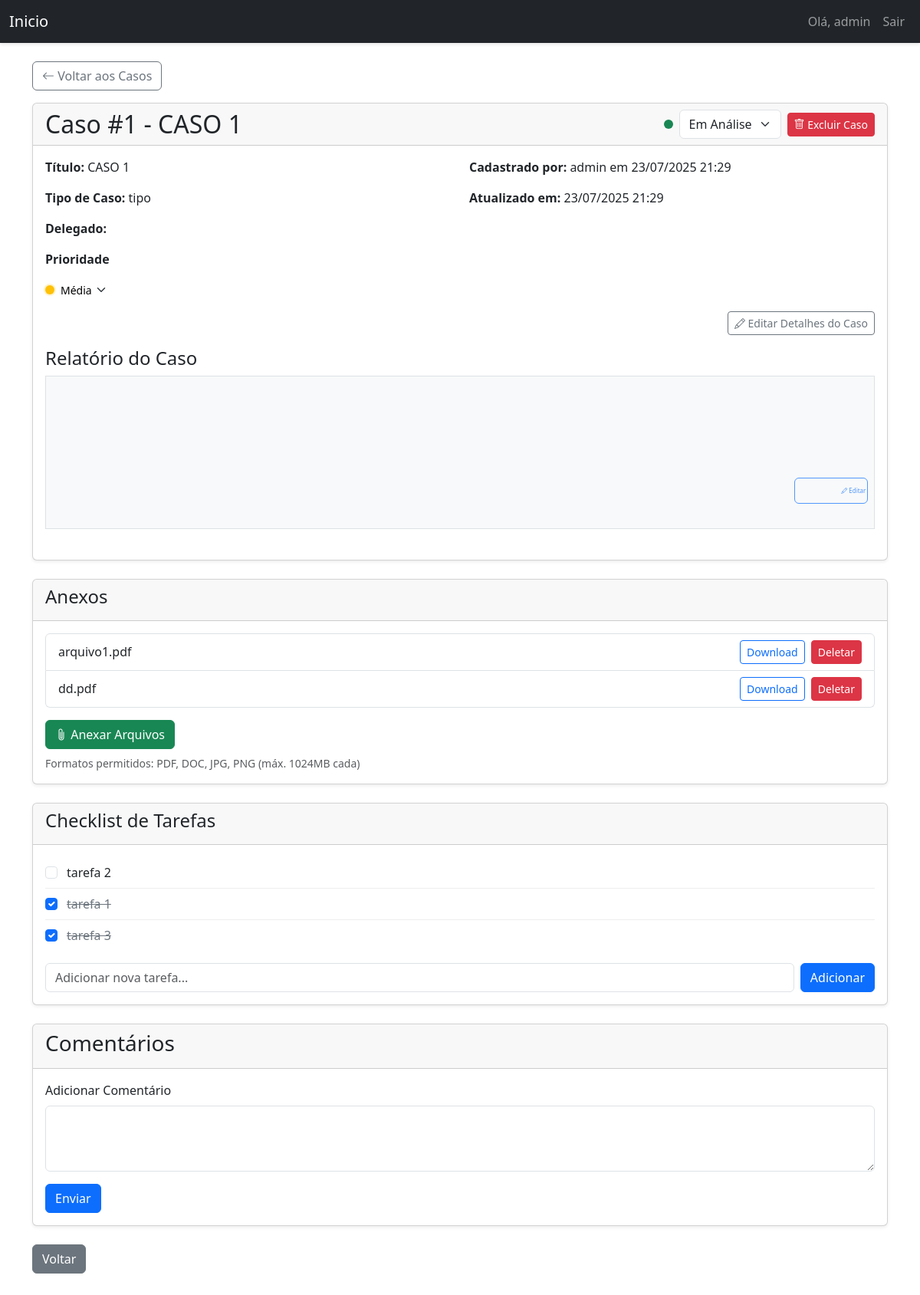
The page /ticket/1 (signed in) on the database as committed earlier.
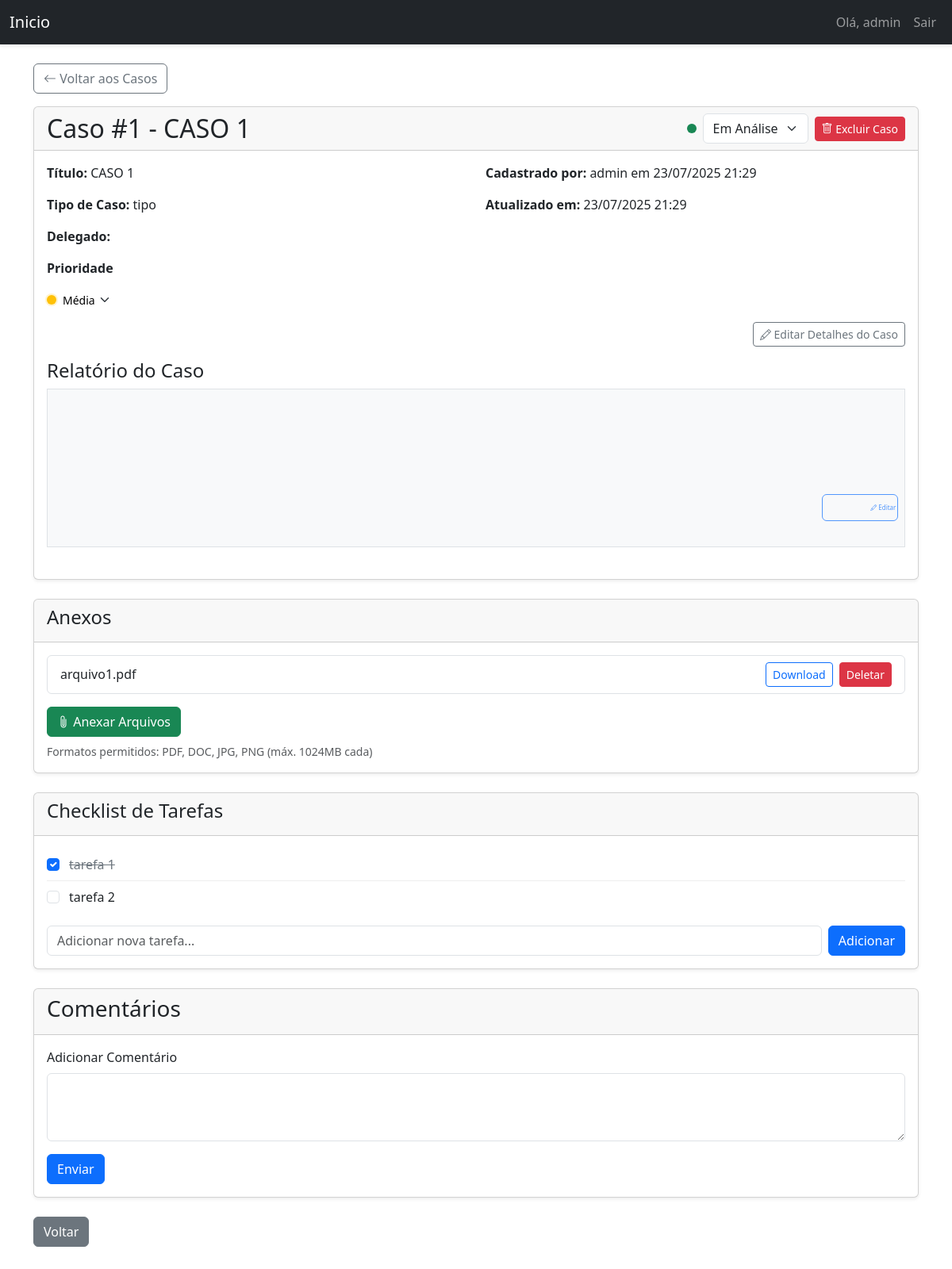
The same page on the database as committed later.
### models.py (models this page shows, shortened)
class User(UserMixin, db.Model):
    id = db.Column(db.Integer, primary_key=True)
    username = db.Column(db.String(64), index=True, unique=True)
    email = db.Column(db.String(120), index=True, unique=True)
    password_hash = db.Column(db.String(128))
    is_admin = db.Column(db.Boolean, default=False)
    tickets = db.relationship('Ticket', backref='author', lazy='dynamic', cascade="all, delete-orphan")
    comments = db.relationship('Comment', backref='author', lazy='dynamic', cascade="all, delete-orphan")
    attachments = db.relationship('Attachment', backref='author', lazy='dynamic')
    appointments = db.relationship('Appointment', backref='user', lazy='dynamic', cascade="all, delete-orphan")

class Ticket(db.Model):
    id = db.Column(db.Integer, primary_key=True)
    title = db.Column(db.String(140))
    description = db.Column(db.Text)
    case_number = db.Column(db.String(50))
    status = db.Column(db.String(20), default='Em Análise')
    priority = db.Column(db.String(20), default='Média')
    created_at = db.Column(db.DateTime, index=True, default=datetime.utcnow)
    updated_at = db.Column(db.DateTime, index=True, default=datetime.utcnow)
    user_id = db.Column(db.Integer, db.ForeignKey('user.id'))
    delegado = db.Column(db.String(100))
    comments = db.relationship('Comment', backref='ticket', lazy='dynamic', cascade="all, delete-orphan")
    attachments = db.relationship('Attachment', backref='ticket', lazy='dynamic', cascade="all, delete-orphan")
    todos = db.relationship('TodoItem', backref='ticket', lazy='dynamic', cascade="all, delete-orphan")

class Attachment(db.Model):
    id = db.Column(db.Integer, primary_key=True)
    filename = db.Column(db.String(100), nullable=False)
    path = db.Column(db.String(200), nullable=False)  # A coluna se chama 'path'
    position = db.Column(db.Integer, default=0)
    uploaded_at = db.Column(db.DateTime, default=datetime.utcnow)
    user_id = db.Column(db.Integer, db.ForeignKey('user.id'), nullable=False)
    ticket_id = db.Column(db.Integer, db.ForeignKey('ticket.id'), nullable=True)
    comment_id = db.Column(db.Integer, db.ForeignKey('comment.id'), nullable=True)

class TodoItem(db.Model):
    __tablename__ = 'todo_item'
    id = db.Column(db.Integer, primary_key=True)
    content = db.Column(db.String(300), nullable=False)
    is_completed = db.Column(db.Boolean, default=False, nullable=False)
    created_at = db.Column(db.DateTime, default=datetime.utcnow)
    position = db.Column(db.Integer, default=0, nullable=False)
    ticket_id = db.Column(db.Integer, db.ForeignKey('ticket.id'), nullable=False)

### triagem/routes/ticket.py (the view)
@ticket_bp.route('/<int:ticket_id>')
@login_required
def view_ticket(ticket_id):
    ticket = Ticket.query.get_or_404(ticket_id)
    comments = ticket.comments.order_by(Comment.created_at).all()
    todos = ticket.todos.order_by(TodoItem.position.asc()).all()
    return render_template('ticket.html', ticket=ticket, comments=comments, todos=todos)

### triagem/templates/ticket.html (shortened to what this page needs)
{% extends "base.html" %}
{% block styles %}
{{ super() }}
<link rel="stylesheet" href="{{ url_for('static', filename='css/ticket.css') }}">
{% endblock %}
{% block content %}
<div id="ticket-container"
     data-ticket-id="{{ ticket.id }}"
     data-reorder-url="{{ url_for('ticket.reorder_attachments', ticket_id=ticket.id) }}"
     data-rename-url="{{ url_for('ticket.rename_attachment', ticket_id=ticket.id) }}"
     data-add-todo-url="{{ url_for('ticket.add_todo', ticket_id=ticket.id) }}"
     data-update-todo-url-base="/ticket/todos"
     data-delete-todo-url-base="/ticket/todos"
     data-reorder-todos-url="{{ url_for('ticket.reorder_todos', ticket_id=ticket.id) }}">
    <div class="mb-3">
        <a href="{{ url_for('dashboard.dashboard') }}" class="btn btn-outline-secondary">
            <i class="bi bi-arrow-left"></i> Voltar aos Casos
        </a>
    </div>
    <div class="card mb-4">
        <div class="card-header d-flex flex-column flex-sm-row justify-content-between align-items-start align-items-sm-center">
            <h2 class="mb-2 mb-sm-0">Caso #{{ ticket.id }} - {{ ticket.title }}</h2>
            <div class="d-flex align-items-center gap-2">
                {% if current_user.is_admin %}
                <form id="statusForm" method="POST" action="{{ url_for('ticket.update_status', ticket_id=ticket.id) }}" class="d-flex align-items-center gap-2">
                    <div class="status-indicator {% if ticket.status == 'Em Análise' %}bg-success{% elif ticket.status == 'Em Espera' %}bg-warning{% else %}bg-secondary{% endif %}"></div>
                    <select name="status" class="form-select" onchange="this.form.submit()" style="width: auto;">
                        <option value="Em Análise" {% if ticket.status == 'Em Análise' %}selected{% endif %}>Em Análise</option>
                    </select>
                </form>
                {% endif %}
                {% if current_user.is_admin or ticket.user_id == current_user.id %}
                <form method="POST" action="{{ url_for('ticket.delete_ticket', ticket_id=ticket.id) }}">
                    <button type="submit" class="btn btn-danger btn-sm" onclick="return confirm('Tem certeza que deseja deletar este Caso permanentemente?')">
                        <i class="bi bi-trash"></i> <span class="d-none d-sm-inline">Excluir Caso</span>
                    </button>
                </form>
                {% endif %}
            </div>
        </div>
        <div class="card-body">
            <div class="row mb-3">
                <div class="col-md-6">
                    <p><strong>Título:</strong> {{ ticket.title }}</p>
                    <p><strong>Tipo de Caso:</strong> {{ ticket.case_number }}</p>
                    <p><strong>Delegado: </strong> {{ ticket.delegado }} </p>
                    <p class="d-flex align-items-center">
                        <strong class="me-2">Prioridade</strong>
                        {% if current_user.is_admin or ticket.user_id == current_user.id %}
                        <form id="priorityForm" method="POST" action="{{ url_for('ticket.update_priority', ticket_id=ticket.id) }}" class="d-inline-flex align-items-center">
                            <span class="priority-icon me-2 {% if ticket.priority == 'Alta' %}priority-high{% elif ticket.priority == 'Média' %}priority-medium{% else %}priority-low{% endif %}"></span>
                            <select name="priority" class="form-select-sm border-0 bg-transparent p-0" onchange="this.form.submit()">
                                <option value="Média" {% if ticket.priority == 'Média' %}selected{% endif %}>Média</option>
                            </select>
                        </form>
                        {% else %}
                        <span class="d-inline-flex align-items-center">
                            <span class="priority-icon me-2 {% if ticket.priority == 'Alta' %}priority-high{% elif ticket.priority == 'Média' %}priority-medium{% else %}priority-low{% endif %}"></span>
                            {{ ticket.priority }}
                        </span>
                        {% endif %}
                    </p>
                </div>
                <div class="col-md-6">
                    <p><strong>Cadastrado por:</strong> {{ ticket.author.username }}  em  {{ ticket.created_at.strftime('%d/%m/%Y %H:%M') }}</p>
                    <p><strong>Atualizado em:</strong> {{ ticket.updated_at.strftime('%d/%m/%Y %H:%M') }}</p>
                </div>
                {% if current_user.is_admin or ticket.user_id == current_user.id %}
                <div class="col-12 text-end">
                    <a href="{{ url_for('ticket.edit_ticket', ticket_id=ticket.id) }}" class="btn btn-sm btn-outline-secondary">
                        <i class="bi bi-pencil"></i> Editar Detalhes do Caso
                    </a>
                </div>
                {% endif %}
            </div>
            <div class="mb-4 position-relative">
                <h4>Relatório do Caso</h4>
                <div id="reportView" class="border p-3 bg-light text-justify" style="white-space: pre-wrap; text-align: justify; min-height: 200px; position: relative;">
                    {% if current_user.is_admin or ticket.user_id == current_user.id %}
                    <div class="position-absolute bottom-0 end-0 m-2">
                        <button class="btn btn-xs btn-outline-primary btn-edit-report" onclick="enableEdit()">
                            <i class="bi bi-pencil"></i> Editar
                        </button>
                    </div>
                    {% endif %}
                </div>
            </div>
        </div>
    </div>
    {% if ticket.attachments.count() > 0 or current_user.is_admin or ticket.user_id == current_user.id %}
    <div class="card mb-4">
        <div class="card-header">
            <h4>Anexos</h4>
        </div>
        <div class="card-body">
            {% if ticket.attachments.count() > 0 %}
            <div id="attachmentsList" class="list-group mb-3">
            {% for attachment in ticket.attachments.order_by('position') %}
            <div class="list-group-item d-flex flex-column flex-sm-row justify-content-between align-items-start align-items-sm-center attachment-item" data-id="{{ attachment.id }}">
                <div class="d-flex align-items-center mb-2 mb-sm-0 me-sm-2 flex-grow-1">
                    <span class="editable-filename" style="word-break: break-all;">
                        {{ attachment.filename }}
                    </span>
                </div>
                <div class="d-flex gap-2 mt-2 mt-sm-0 flex-wrap">
                    <a href="{{ url_for('ticket.download_attachment', attachment_id=attachment.id) }}"
                       class="btn btn-sm btn-outline-primary">Download</a>
                    <form method="POST" action="{{ url_for('ticket.delete_attachment', attachment_id=attachment.id) }}" class="d-inline">
                        <button type="submit" class="btn btn-sm btn-danger"
                                onclick="return confirm('Tem certeza que deseja deletar este anexo?')">
                            Deletar
                        </button>
                    </form>
                </div>
            </div>
            {% endfor %}
            </div>
            {% endif %}
            {% if current_user.is_admin or ticket.user_id == current_user.id %}
            <form id="addAttachmentForm" method="POST" action="{{ url_for('ticket.add_ticket_attachment', ticket_id=ticket.id) }}" enctype="multipart/form-data">
                <label for="ticket_attachments" class="btn btn-success">
                    <i class="bi bi-paperclip"></i> Anexar Arquivos
                </label>
                <div id="attachment-upload-status" class="form-text mt-2">
                    Formatos permitidos: PDF, DOC, JPG, PNG (máx. 1024MB cada)
                </div>
            </form>
            {% endif %}
        </div>
    </div>
    {% endif %}
    <div class="card mb-4">
        <div class="card-header">
            <h4>Checklist de Tarefas</h4>
        </div>
        <div class="card-body">
            <div id="todoListContainer">
                {% if todos %}
                    {% for todo in todos %}
                    <div class="todo-item {% if todo.is_completed %}completed{% endif %}" data-id="{{ todo.id }}">
                        <input class="form-check-input" type="checkbox" id="todo-{{ todo.id }}" {% if todo.is_completed %}checked{% endif %}>
                        <label class="form-check-label" for="todo-{{ todo.id }}">
                            {{ todo.content }}
                        </label>
                    </div>
                    {% endfor %}
                {% else %}
                    <p class="text-muted" id="no-todos-message">Nenhuma tarefa adicionada ainda.</p>
                {% endif %}
            </div>
            {% if current_user.is_admin or ticket.user_id == current_user.id %}
            <form id="addTodoForm" class="d-flex gap-2 mt-3">
                <input type="text" id="newTodoContent" class="form-control" placeholder="Adicionar nova tarefa..." required>
                <button type="submit" class="btn btn-primary">Adicionar</button>
            </form>
            {% endif %}
        </div>
    </div>
    <div class="card mb-4">
        <div class="card-header">
            <h3>Comentários</h3>
        </div>
        <div class="card-body">
           <form method="POST" action="{{ url_for('ticket.add_comment', ticket_id=ticket.id) }}">
             <div class="mb-3">
                <label for="content" class="form-label">Adicionar Comentário</label>
                <textarea class="form-control" id="content" name="content" rows="3" required></textarea>
            </div>
            <button type="submit" class="btn btn-primary">Enviar</button>
            </form>
        </div>
    </div>
    <a href="{{ url_for('dashboard.dashboard') }}" class="btn btn-secondary">Voltar</a>
</div>
{% endblock %}

### triagem/templates/base.html (shortened to what this page needs)
<!DOCTYPE html>
<html lang="pt-BR">
<head>
    {% block styles %}
        <link rel="stylesheet" href="https://cdn.jsdelivr.net/npm/bootstrap-icons@1.8.0/font/bootstrap-icons.css">
        <link rel="stylesheet" href="{{ url_for('static', filename='css/triagem.css') }}">
        <link href="https://cdn.jsdelivr.net/npm/bootstrap@5.3.0/dist/css/bootstrap.min.css" rel="stylesheet">
    {% endblock %}
</head>
<body>
    <nav class="navbar navbar-expand-lg navbar-dark bg-dark">
        <div class="container-fluid">
            <a class="navbar-brand" href="{{ url_for('main.index') }}">Inicio</a>
            <div class="collapse navbar-collapse" id="navbarNav">
                <ul class="navbar-nav ms-auto">
                    {% if current_user.is_authenticated %}
                    <li class="nav-item">
                        <span class="nav-link">Olá, {{ current_user.username }}</span>
                    </li>
                    <li class="nav-item">
                        <a class="nav-link" href="{{ url_for('auth.logout') }}">Sair</a>
                    </li>
                    {% else %}
                    <li class="nav-item">
                        <a class="nav-link" href="{{ url_for('auth.login') }}">Login</a>
                    </li>
                    {% endif %}
                </ul>
            </div>
        </div>
    </nav>
    <div class="container mt-4">
        {% block content %}{% endblock %}
    </div>
</body>
</html>

### static/css/triagem.css (style rules this page uses)
body { background-color: #f8f9fa; padding-bottom: 50px; font-family: 'Open Sans', sans-serif; }
.navbar { box-shadow: 0 2px 4px rgba(0,0,0,.1); }
.card { box-shadow: 0 0.125rem 0.25rem rgba(0, 0, 0, 0.075); border: none; }
.card-header { background-color: #f8f9fa; border-bottom: 1px solid rgba(0,0,0,.125); }
textarea.form-control { min-height: 150px; }
.attachment-item { transition: all 0.2s; }
::placeholder { color: #6c757d; opacity: 1; }
#reportView { padding-bottom: 40px; }
.btn-edit-report { transition: all 0.3s ease; opacity: 0.7; }
.attachment-item { transition: transform 0.2s ease; }
.list-group-item { align-items: center; }
.status-indicator { width: 12px; height: 12px; border-radius: 50%; display: inline-block; }
.priority-icon { width: 12px; height: 12px; border-radius: 50%; display: inline-block; }
.priority-medium { background-color: #ffc107; box-shadow: 0 0 0 2px rgba(255, 193, 7, 0.2); }
#priorityForm .form-select-sm { appearance: none; -webkit-appearance: none; background-repeat: no-repeat; background-position: right 0.25rem center; background-size: 16px 12px; padding-right: 1.5rem !important; cursor: pointer; }

### static/css/ticket.css (style rules this page uses)
.attachment-item { cursor: move; }
.attachment-item .btn, .attachment-item a, .attachment-item form { cursor: pointer; }
.editable-filename { cursor: pointer; font-weight: 500; }
.btn-xs { --bs-btn-padding-y: .1rem; --bs-btn-padding-x: .1rem; --bs-btn-font-size: .5rem; line-height: 1.2; }
.todo-item { display: flex; align-items: center; gap: 0.75rem; padding: 0.5rem 0; border-bottom: 1px solid #eee; cursor: move; }
.todo-item:last-child { border-bottom: none; }
.todo-item .form-check-input { margin-top: 0; flex-shrink: 0; }
.todo-item label { flex-grow: 1; transition: color 0.2s, text-decoration 0.2s; margin-bottom: 0; }
.todo-item.completed label { color: #6c757d; text-decoration: line-through; }

Rows that differ between the two databases and show on the page:
removed Attachment: filename "dd.pdf"
removed TodoItem: is_completed "☑", content "tarefa 3"
changed TodoItem "tarefa 1": moves up the list
